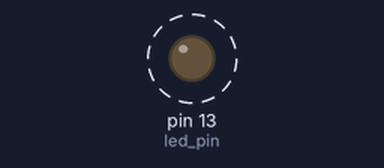
A sketch run on a simulated Arduino Uno, built with avr-gcc and run on an emulated ATmega328P. Shown: output pins drawn as LEDs (lit = HIGH). Dashed ring = blinking. No radio packets arrive unless stated.

Above: at 0.5 s.
Timing chart, 0 to 3.0 s (numbered marks = the images above):
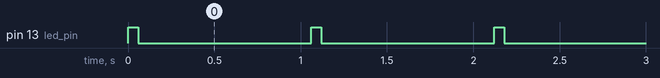

Measured:
- by itself, pin 13 (led_pin): alternates HIGH for 0.06 s and LOW for 1.0 s

The sketch:

RFPractice.ino
```cpp
// (licence header left out)
#include <VirtualWire.h>

const int led_pin = 13;
const int transmit_pin = 7;
const int receive_pin = 2;
const int transmit_en_pin = 3;

void setup()
{
    // Initialise the IO and ISR
    vw_set_tx_pin(transmit_pin);
    vw_set_rx_pin(receive_pin);
    vw_set_ptt_pin(transmit_en_pin);
    vw_set_ptt_inverted(true); // Required for DR3100
    vw_setup(2000);       // Bits per sec
    pinMode(led_pin, OUTPUT);
}

byte count = 1;

void loop()
{
  char msg[7] = {'h','e','l','l','o',' ','#'};

  msg[6] = count;
  digitalWrite(led_pin, HIGH); // Flash a light to show transmitting
  vw_send((uint8_t *)msg, 7);
  vw_wait_tx(); // Wait until the whole message is gone
  digitalWrite(led_pin, LOW);
  delay(1000);
  count = count + 1;
}
```
